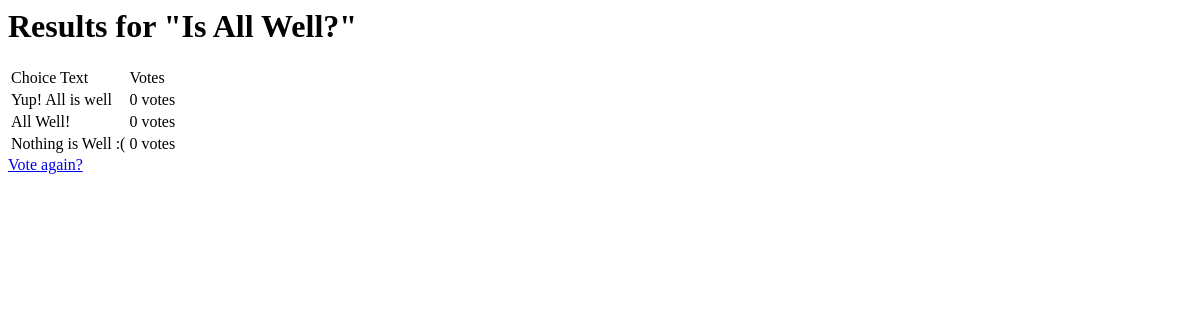
The page /polls/1/results/ (signed in) on the database as committed earlier.
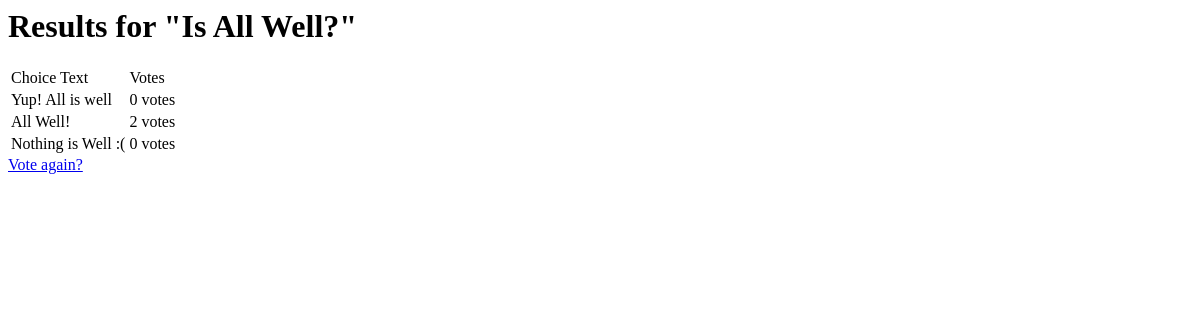
The same page on the database as committed later.
### poll/models.py (models this page shows, shortened)
class Question(models.Model):
    question_text = models.CharField(max_length=200)
    pub_date = models.DateTimeField('date published')
    def was_published_recently(self):
        now = timezone.now()
        return now - datetime.timedelta(days=1) <= self.pub_date <= now
    was_published_recently.admin_order_field = 'pub_date'
    was_published_recently.boolean = True
    was_published_recently.short_description = 'Published recently?'

class Choice(models.Model):
    question = models.ForeignKey(Question)
    choice_text = models.CharField(max_length=200)
    votes = models.IntegerField(default=0)

### poll/views.py (the view)
# urls.py: url(r'^(?P<question_id>\d+)/results/$', views.results, name='results'),
@login_required
def results(request, question_id):
    question = get_object_or_404(Question, pk=question_id, pub_date__lte=timezone.now())
    return render(request, 'poll/results.html', {'question': question,})

### poll/templates/poll/results.html
<h1>Results for "{{ question.question_text }}"</h1>
<table>
<tr> <td>Choice Text</td> <td>Votes</td> </tr>
{% for choice in question.choice_set.all %}
    <tr> <td>{{ choice.choice_text }} </td> <td> {{ choice.votes }} vote{{ choice.votes|pluralize }} </td> </tr>
{% endfor %}
</table>
<a href="{% url 'poll:detail' question.id %}">Vote again?</a>

Rows that differ between the two databases and show on the page:
changed Choice "All Well!": votes "0" → "2"
